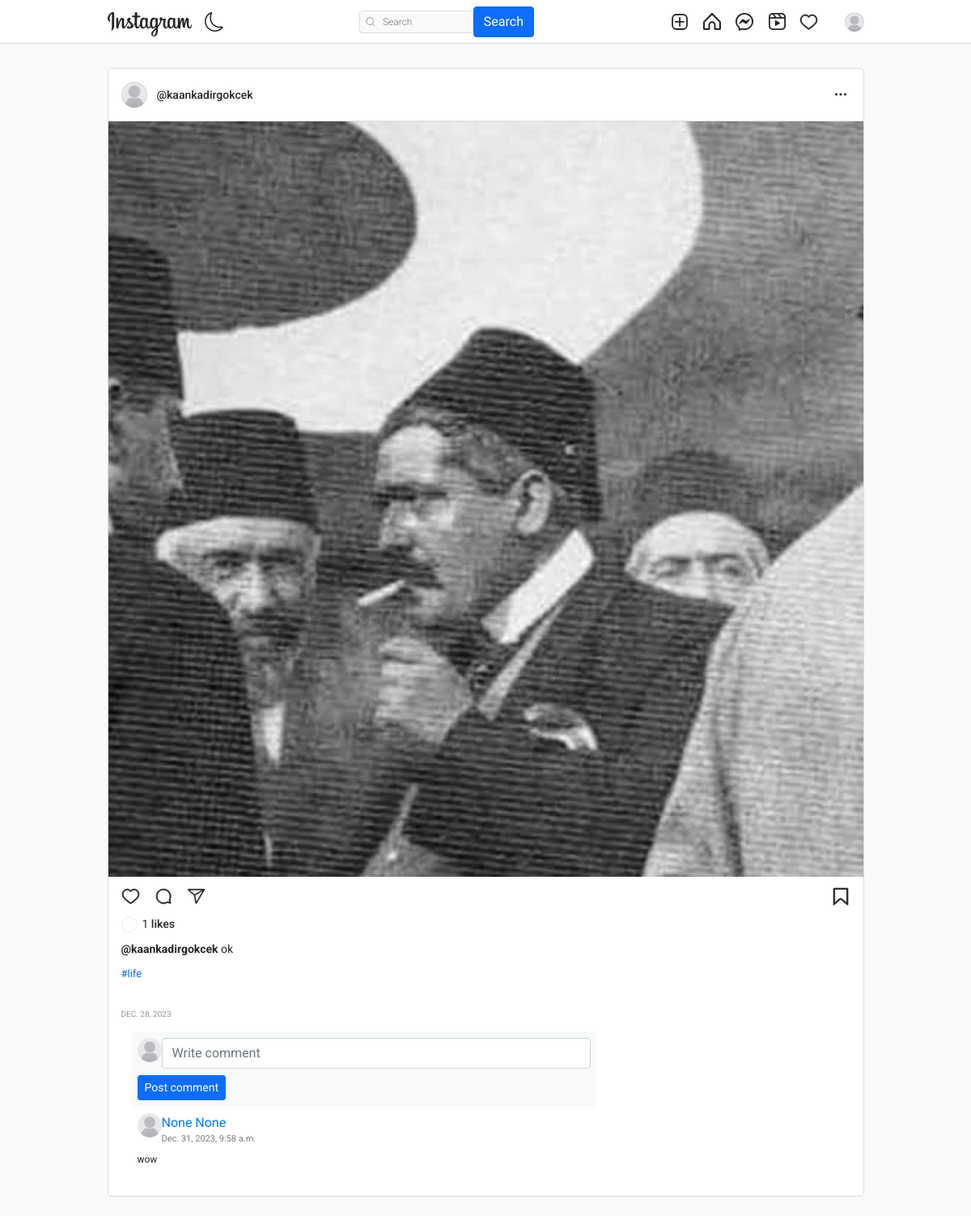
The app's page /f6a8e6cc-557b-4d4b-9a6f-bd1178086048 (signed in) with its own data.
### authy/models.py (models this page shows, shortened)
class Profile(models.Model):
    user = models.OneToOneField(User, related_name='profile', on_delete=models.CASCADE)
    image = models.ImageField(upload_to="profile_pciture", null=True, default="default.jpg")
    first_name = models.CharField(max_length=200, null=True, blank=True)
    last_name = models.CharField(max_length=200, null=True, blank=True)
    bio = models.CharField(max_length=200, null=True, blank=True)
    location = models.CharField(max_length=200, null=True, blank=True)
    url = models.URLField(max_length=200, null=True, blank=True)
    favourite = models.ManyToManyField(Post, blank=True)

### post/models.py (models this page shows, shortened)
class Post(models.Model):
    id = models.UUIDField(primary_key=True, default=uuid.uuid4, editable=False)
    picture = models.ImageField(upload_to=user_directory_path, verbose_name="Picture")
    caption = models.CharField(max_length=10000, verbose_name="Caption")
    posted = models.DateField(auto_now_add=True)
    tags = models.ManyToManyField(Tag, related_name="tags")
    user = models.ForeignKey(User, on_delete=models.CASCADE)
    likes = models.IntegerField(default=0)

class Tag(models.Model):
    title = models.CharField(max_length=75, verbose_name='Tag')
    slug = models.SlugField(null=False, unique=True, default=uuid.uuid1)
    class Meta:
        verbose_name = 'Tag'
        verbose_name_plural = 'Tags'
    def get_absolute_url(self):
        return reverse('tags', args=[self.slug])
    def __str__(self):
        return self.title

### comment/models.py (models this page shows, shortened)
class Comment(models.Model):
    post = models.ForeignKey(Post, on_delete=models.CASCADE, related_name="comment")
    user = models.ForeignKey(User, on_delete=models.CASCADE)
    body = models.TextField()
    date = models.DateTimeField(auto_now_add=True, null=True)

### post/views.py (the view)
# urls.py: path('<uuid:post_id>', PostDetail, name='post-details'),
@login_required
def PostDetail(request, post_id):
    user = request.user
    post = get_object_or_404(Post, id=post_id)
    comments = Comment.objects.filter(post=post).order_by('-date')
    if request.method == "POST":
        form = NewCommentForm(request.POST)
        if form.is_valid():
            comment = form.save(commit=False)
            comment.post = post
            comment.user = user
            comment.save()
            return HttpResponseRedirect(reverse('post-details', args=[post.id]))
    else:
        form = NewCommentForm()
    context = {
        'post': post,
        'form': form,
        'comments': comments
    }
    return render(request, 'postdetail.html', context)

### comment/forms.py
class NewCommentForm(forms.ModelForm):
    body = forms.CharField(widget=forms.TextInput(attrs={'class': 'input', 'placeholder': 'Write comment'}), required=True)
    class Meta:
        model = Comment
        fields = ("body",)

### templates/postdetail.html (shortened to what this page needs)
{% extends 'base.html' %}
{% load static %}
{% load crispy_forms_tags %}
{% block content %}
<head>
</head>
    <main class="main-container">
        <section class="content-container">
            <div class="contendt">
                <div class="posts">
                    <article class="post">
                        <div class="post__header">
                            <div class="post__profile">
                                <a href="{% url 'profile' post.user %}" class="post__avatar">
                                    <img src="{{ post.user.profile.image.url }}" alt="User Picture">
                                </a>
                                <a href="{% url 'profile' post.user %}" class="post__user">@{{ post.user.username }}</a>
                            </div>
                            <button class="post__more-options">
                                <svg width="24" height="24" viewBox="0 0 24 24" fill="none" xmlns="http://www.w3.org/2000/svg">
                                    <circle cx="6.5" cy="11.5" r="1.5" fill="var(--text-dark)"/>
                                    <circle cx="12" cy="11.5" r="1.5" fill="var(--text-dark)"/>
                                    <circle cx="17.5" cy="11.5" r="1.5" fill="var(--text-dark)"/>
                                </svg>
                            </button>
                        </div>
                        <div class="post__content">
                            <div class="post__medias">
                                <a href="{% url 'post-details' post.id %}"><img class="post__media" src="{{ post.picture.url }}" alt="Post Content" style="width:1000%; object-fit: contain;"></a>
                            </div>
                        </div>
                        <div class="post__footer">
                            <div class="post__buttons">
                                <a href="{% url 'like' post.id %}" class="post__button">
                                </a>
                                <button class="post__button">
                                </button>
                                <button class="post__button">
                                </button>
                                <button class="post__button post__button--align-right">
                                </button>
                            </div>
                            <div class="post__infos">
                                <div class="post__likes">
                                    <a href="#" class="post__likes-avatar">
                                    </a>
                                    <span>{{post.likes}} <a class="post__name--underline" href="#">likes</a> <a href="#"></a></span>
                                </div>
                                <div class="post__description">
                                    <span>
                                        <a class="post__name--underline" href="#"><b>@{{post.user.username}}</b></a>
                                        {{post.caption}}
                                    </span>
                                </div>
                                <p style="font-size: 13px;">{% for tag in post.tags.all %}
                                    <a href="{{ tag.get_absolute_url }}" style="text-decoration: none;">
                                        #{{ tag }}
                                    </a>
                                    {% endfor %}
                                </p>
                                <span class="post__date-time">{{post.posted}}</span>
                                <div class="container mt-1">
                                    <div class="d-flex justify-content-right row">
                                        <div class="col-md-8 col-lg-8">
                                            <div class="d-flex flex-column comment-section">
                                                <form method="POST">
                                                    <div class="bg-light p-2">
                                                        <div class="d-flex flex-row align-items-start"><img class="rounded-circle" src="{{request.user.profile.image.url}}" width="30" height="30">{{form.body}}</div>
                                                        <div class="mt-2 text-right"><button class="btn btn-primary btn-sm shadow-none" type="submit">Post comment</button></div>
                                                    </div>
                                                </form>
                                                {% for comment in comments %}
                                                    <div class="bg-white p-2">
                                                        <div class="d-flex flex-row user-info"><img class="rounded-circle" src="{{comment.user.profile.image.url}}" width="30" height="30">
                                                            <a href="{% url 'profile' comment.user %}" style="text-decoration: none;">
                                                            <div class="d-flex flex-column justify-content-start ml-2"><span class="d-block font-weight-bold name">{{comment.user.profile.first_name}} {{comment.user.profile.last_name}}</span><span class="date text-black-50"> {{comment.date}}</span></div></a>
                                                        </div>
                                                        <div class="mt-2">
                                                            <p class="comment-text">{{ comment.body }}</p>
                                                        </div>
                                                    </div>
                                                {% endfor %}
                                            </div>
                                        </div>
                                    </div>
                                </div>
                            </div>
                        </div>
                    </article>
                </div>
            </div>
        </section>
    </main>
{% endblock content %}

### templates/base.html (shortened to what this page needs)
{% load static %}
<!DOCTYPE html>
<html lang="en">
<head>
    <link rel="stylesheet" href="https://cdn.jsdelivr.net/npm/bootstrap-icons@1.8.1/font/bootstrap-icons.css">
    <link href="https://cdn.jsdelivr.net/npm/bootstrap@5.1.3/dist/css/bootstrap.min.css" rel="stylesheet">
    <link rel="stylesheet" type="text/css" href="{% static 'assets1/style.css' %}">
</head>
<body>
    <header class="header">
        <nav class="header__content">
            <div class="header__buttons">
                <a href="{% url 'index' %}" class="header__home">
                </a>
                <button class="header__theme-button" title="Toggle Theme">
                </button>
            </div>
            <form action="{% url 'search-users' %}" method="GET">
                <div class="header__search">
                    <input type="text" placeholder="Search" name="q" value="{{ request.GET.q }}">
                    <button class="btn btn-primary" type="submit">Search</button>
                </div>
            </form>
            <div class="header__buttons header__buttons--desktop">
                <a href="{% url 'newpost' %}">
                </a>
                <a href="{% url 'index' %}">
                </a>
                <a href="{% url 'message' %}">
                </a>
                <a href="#">
                </a>
                <span>
                    <a href="{% url 'show-notification' %}">
                    </a>
                </span>
                <a href="">
                    <button class="profile-button">
                        <a href="{% url 'profile' request.user %}">
                            <div class="profile-button__picture">
                                <img src="{{request.user.profile.image.url}}" alt="User Picture">
                            </div>
                        </a>
                    </button>
                </a>
            </div>
        </nav>
    </header>
    {% block content %}
    {% endblock content %}
</body>
</html>

### templates/postdetail.html (style rules this page uses)
.date { font-size: 11px }
.comment-text { font-size: 12px }
.shadow-none { box-shadow: none }
.name { color: #007bff }

### records on screen
Post: user.profile.image (placeholder picture), user.username "kaankadirgokcek", picture (picture), likes "1", caption "ok", posted "DEC. 28, 2023"
Tag: title "life"
Comment: user.profile.image (placeholder picture), user.profile.first_name "None", user.profile.last_name "None", date "Dec. 31, 2023, 9:58 a.m.", body "wow"
